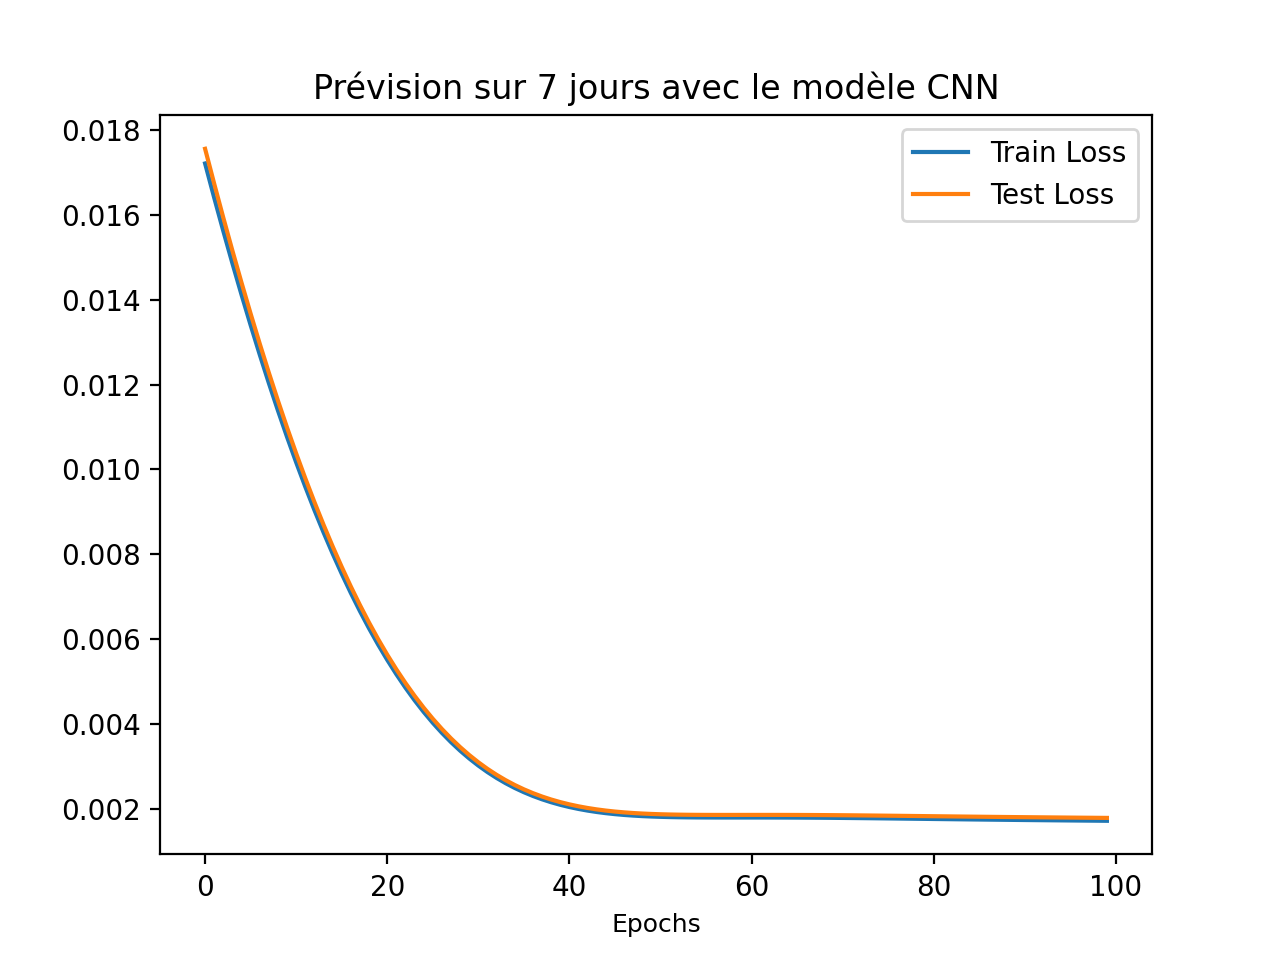

Source code (Python):
# overfitting

import sys
import torch.nn as nn
import torch
import numpy as np
import matplotlib.pyplot as plt

dn = 50.
nepochs=100

with open("meteo/2019.csv","r") as f: ls=f.readlines()
trainx = torch.Tensor([float(l.split(',')[1])/dn for l in ls]).view(1,-1,1)
trainy = torch.Tensor([float(l.split(',')[1])/dn for l in ls[6:]]).view(1,-1,1)
with open("meteo/2020.csv","r") as f: ls=f.readlines()
testx = torch.Tensor([float(l.split(',')[1])/dn for l in ls]).view(1,-1,1)
testy = torch.Tensor([float(l.split(',')[1])/dn for l in ls[6:]]).view(1,-1,1)


# trainx = 1, seqlen, 1
# trainy = 1, seqlen, 1
trainds = torch.utils.data.TensorDataset(trainx, trainy)
trainloader = torch.utils.data.DataLoader(trainds, batch_size=1, shuffle=False)
testds = torch.utils.data.TensorDataset(testx, testy)
testloader = torch.utils.data.DataLoader(testds, batch_size=1, shuffle=False)
crit = nn.MSELoss()


def test(mod):
    mod.train(False)
    totloss, nbatch = 0., 0
    for data in testloader:
        inputs, goldy = data
        haty = mod(inputs.view(1, 1, -1)).view(1, -1, 1)
        loss = crit(haty,goldy)
        totloss += loss.item()
        nbatch += 1
    totloss /= float(nbatch)
    mod.train(True)
    return totloss

def train(mod):
    optim = torch.optim.Adam(mod.parameters(), lr=0.001)
    testLossVector = []
    trainLossVector = []
    epochVector = []
    for epoch in range(nepochs):
        testloss = test(mod)
        totloss, nbatch = 0., 0
        for data in trainloader:
            inputs, goldy = data
            optim.zero_grad()
            haty = mod(inputs.view(1, 1, -1)).view(1, -1, 1)
            loss = crit(haty,goldy)
            totloss += loss.item()
            nbatch += 1
            loss.backward()
            optim.step()
        totloss /= float(nbatch)
        testLossVector.append(testloss)
        trainLossVector.append(totloss)
        epochVector.append(epoch)
        print("err",totloss,testloss)
    print("fin",totloss,testloss,file=sys.stderr)
    return (epochVector, trainLossVector, testLossVector)

layer= (torch.nn.Conv1d(1,1,7,1), torch.nn.ReLU())
mod = torch.nn.Sequential(*layer)

epochVector,trainLossVector, testLossVector = train(mod)

plt.plot(epochVector, trainLossVector, label="Train Loss")
plt.plot(epochVector, testLossVector, label="Test Loss")
plt.legend(loc="upper right")
plt.xlabel('Epochs', fontsize=9)
plt.title("Prévision sur 7 jours avec le modèle CNN")
plt.show()
